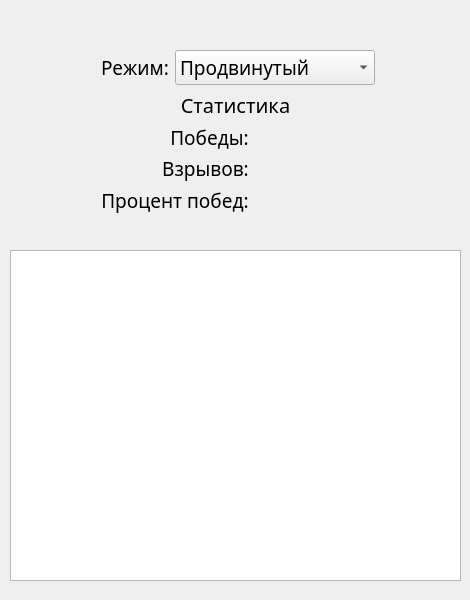
<?xml version="1.0" encoding="UTF-8"?>
<ui version="4.0">
 <class>MainWindow</class>
 <widget class="QMainWindow" name="MainWindow">
  <property name="geometry">
   <rect>
    <x>0</x>
    <y>0</y>
    <width>470</width>
    <height>600</height>
   </rect>
  </property>
  <property name="minimumSize">
   <size>
    <width>470</width>
    <height>600</height>
   </size>
  </property>
  <property name="font">
   <font>
    <family>Segoe UI Black</family>
   </font>
  </property>
  <property name="windowTitle">
   <string>MainWindow</string>
  </property>
  <widget class="QWidget" name="centralwidget">
   <widget class="QTableWidget" name="table">
    <property name="geometry">
     <rect>
      <x>10</x>
      <y>250</y>
      <width>451</width>
      <height>331</height>
     </rect>
    </property>
    <property name="font">
     <font>
      <pointsize>18</pointsize>
     </font>
    </property>
   </widget>
   <widget class="QWidget" name="verticalLayoutWidget">
    <property name="geometry">
     <rect>
      <x>0</x>
      <y>50</y>
      <width>471</width>
      <height>195</height>
     </rect>
    </property>
    <layout class="QVBoxLayout" name="verticalLayout_2">
     <item>
      <layout class="QFormLayout" name="formLayout">
       <property name="formAlignment">
        <set>Qt::AlignHCenter|Qt::AlignTop</set>
       </property>
       <item row="0" column="0">
        <widget class="QLabel" name="label">
         <property name="font">
          <font>
           <pointsize>14</pointsize>
          </font>
         </property>
         <property name="text">
          <string>Режим:</string>
         </property>
        </widget>
       </item>
       <item row="0" column="1">
        <widget class="QComboBox" name="combo">
         <property name="maximumSize">
          <size>
           <width>200</width>
           <height>16777215</height>
          </size>
         </property>
         <property name="font">
          <font>
           <pointsize>14</pointsize>
          </font>
         </property>
         <property name="currentIndex">
          <number>1</number>
         </property>
         <item>
          <property name="text">
           <string>Начинающий</string>
          </property>
         </item>
         <item>
          <property name="text">
           <string>Продвинутый</string>
          </property>
         </item>
         <item>
          <property name="text">
           <string>Эксперт</string>
          </property>
         </item>
        </widget>
       </item>
      </layout>
     </item>
     <item>
      <widget class="QLabel" name="stat_label">
       <property name="font">
        <font>
         <pointsize>15</pointsize>
        </font>
       </property>
       <property name="text">
        <string>Статистика</string>
       </property>
       <property name="alignment">
        <set>Qt::AlignCenter</set>
       </property>
      </widget>
     </item>
     <item>
      <layout class="QFormLayout" name="formLayout_2">
       <property name="labelAlignment">
        <set>Qt::AlignRight|Qt::AlignTrailing|Qt::AlignVCenter</set>
       </property>
       <property name="formAlignment">
        <set>Qt::AlignHCenter|Qt::AlignTop</set>
       </property>
       <item row="0" column="0">
        <widget class="QLabel" name="label_3">
         <property name="font">
          <font>
           <pointsize>14</pointsize>
          </font>
         </property>
         <property name="text">
          <string>Победы:</string>
         </property>
         <property name="alignment">
          <set>Qt::AlignCenter</set>
         </property>
        </widget>
       </item>
       <item row="0" column="1">
        <widget class="QLabel" name="wins_count">
         <property name="maximumSize">
          <size>
           <width>120</width>
           <height>16777215</height>
          </size>
         </property>
         <property name="font">
          <font>
           <family>Segoe UI Black</family>
           <pointsize>14</pointsize>
          </font>
         </property>
         <property name="styleSheet">
          <string notr="true">color: red;</string>
         </property>
         <property name="text">
          <string/>
         </property>
         <property name="alignment">
          <set>Qt::AlignCenter</set>
         </property>
        </widget>
       </item>
       <item row="1" column="0">
        <widget class="QLabel" name="label_5">
         <property name="font">
          <font>
           <pointsize>14</pointsize>
          </font>
         </property>
         <property name="text">
          <string>Взрывов:</string>
         </property>
         <property name="alignment">
          <set>Qt::AlignCenter</set>
         </property>
        </widget>
       </item>
       <item row="1" column="1">
        <widget class="QLabel" name="boom_count">
         <property name="maximumSize">
          <size>
           <width>120</width>
           <height>16777215</height>
          </size>
         </property>
         <property name="font">
          <font>
           <family>Segoe UI Black</family>
           <pointsize>14</pointsize>
          </font>
         </property>
         <property name="styleSheet">
          <string notr="true">color: red;</string>
         </property>
         <property name="text">
          <string/>
         </property>
         <property name="alignment">
          <set>Qt::AlignCenter</set>
         </property>
        </widget>
       </item>
       <item row="2" column="0">
        <widget class="QLabel" name="label_7">
         <property name="font">
          <font>
           <pointsize>14</pointsize>
          </font>
         </property>
         <property name="text">
          <string>Процент побед:</string>
         </property>
         <property name="alignment">
          <set>Qt::AlignCenter</set>
         </property>
        </widget>
       </item>
       <item row="2" column="1">
        <widget class="QLabel" name="percent">
         <property name="maximumSize">
          <size>
           <width>120</width>
           <height>16777215</height>
          </size>
         </property>
         <property name="font">
          <font>
           <family>Segoe UI Black</family>
           <pointsize>14</pointsize>
          </font>
         </property>
         <property name="styleSheet">
          <string notr="true">color: red;</string>
         </property>
         <property name="text">
          <string/>
         </property>
         <property name="alignment">
          <set>Qt::AlignCenter</set>
         </property>
        </widget>
       </item>
      </layout>
     </item>
     <item>
      <widget class="QLabel" name="msg">
       <property name="font">
        <font>
         <family>Segoe UI Black</family>
         <pointsize>14</pointsize>
        </font>
       </property>
       <property name="styleSheet">
        <string notr="true">color: red;</string>
       </property>
       <property name="text">
        <string/>
       </property>
       <property name="alignment">
        <set>Qt::AlignCenter</set>
       </property>
      </widget>
     </item>
    </layout>
   </widget>
  </widget>
 </widget>
 <resources/>
 <connections/>
</ui>
